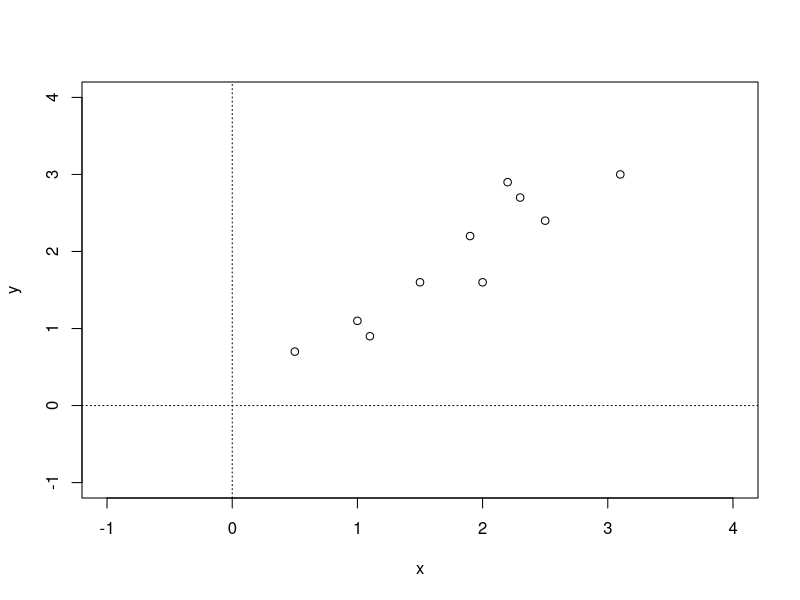
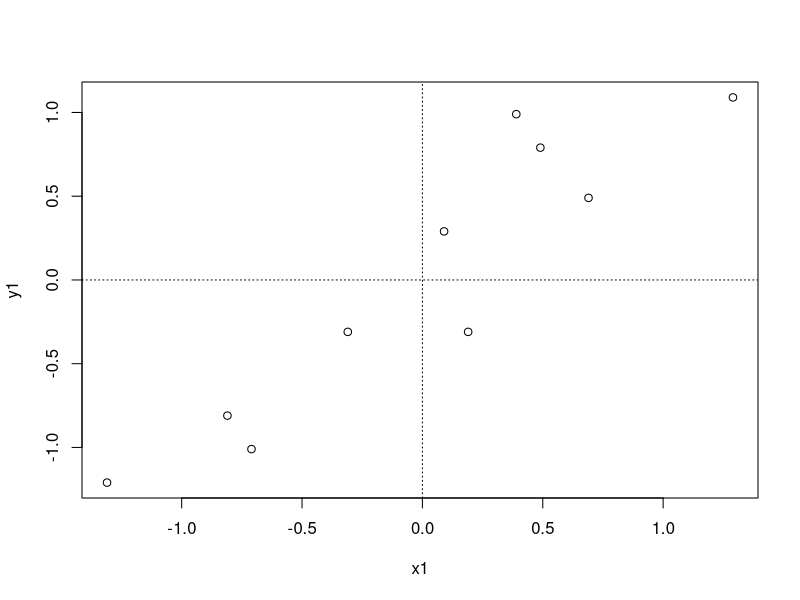
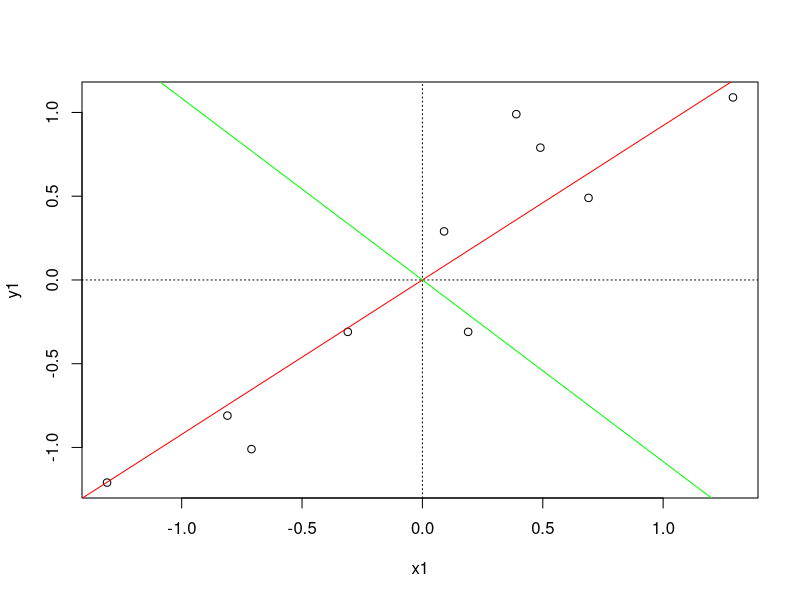
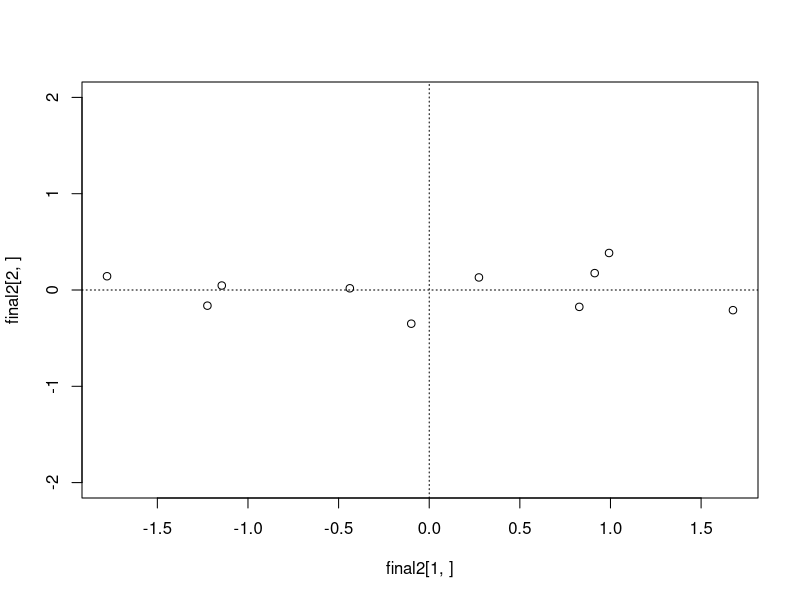
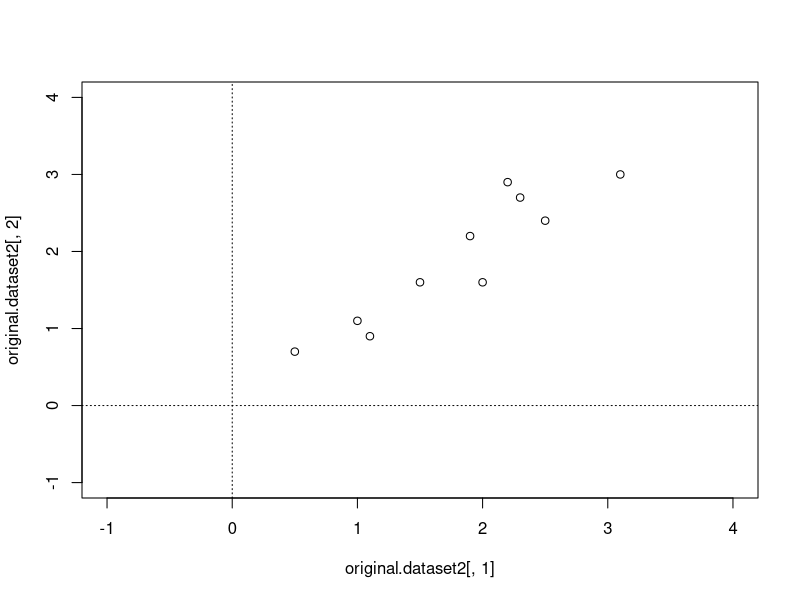
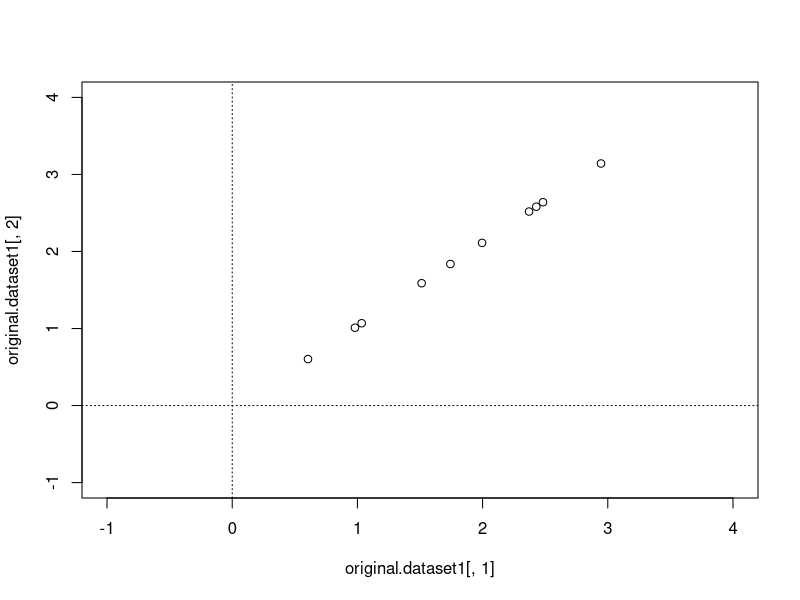
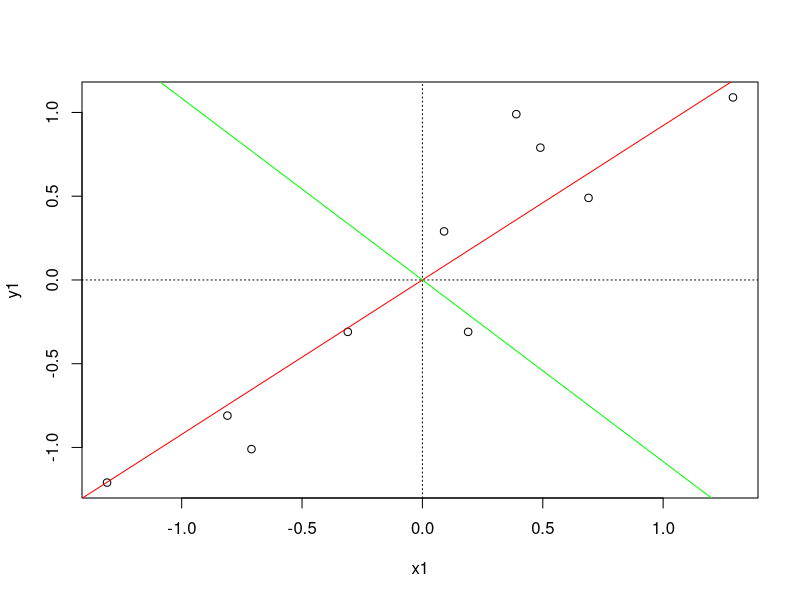
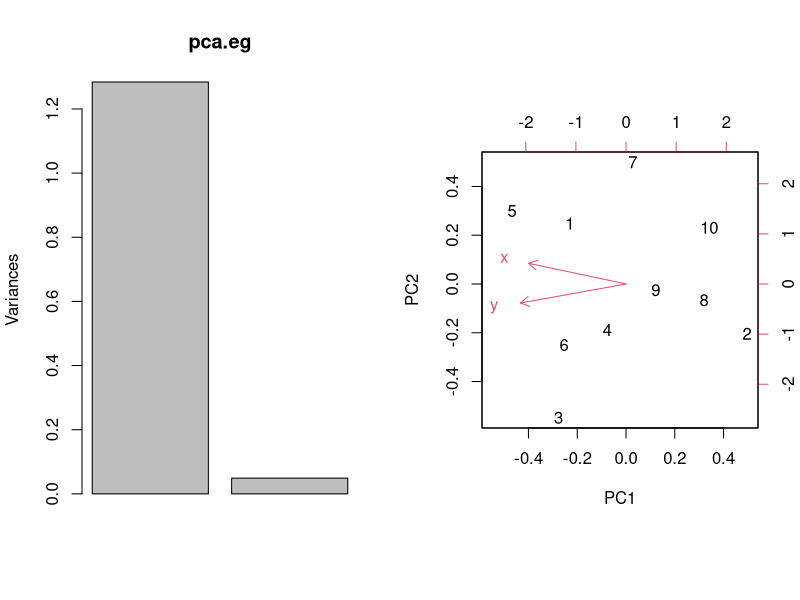

Source code (R) for these figures, in order:
## ---- chunk 1
knitr::opts_chunk$set(echo = TRUE)
## ---- chunk 2
library(stats)
# data
x <- c(2.5,.5,2.2,1.9,3.1,2.3,2,1,1.5,1.1)
y <- c(2.4,0.7,2.9,2.2,3.0,2.7,1.6,1.1,1.6,.9)
plot(x,y, xlim=c(-1,4), ylim=c(-1,4))
abline(h=0,v=0,lty=3)
## ---- chunk 3
x1 <- x - mean(x)
y1 <- y - mean(y)
plot(x1,y1)
abline(h=0,v=0,lty=3)
## ---- chunk 4
m <- matrix(c(x1,y1),ncol=2)
# covariance matrix
cov.m <- cov(m)
cov.m
## ---- chunk 5
cov.eig <- eigen(cov.m)
cov.eig
# verificando ortogonalidad
cov.eig$vectors[,1] %*% cov.eig$vectors[,2]
# visualizacion
plot(x1,y1); abline(h=0,v=0,lty=3)
abline(a=0,b=(cov.eig$vectors[1,1]/cov.eig$vectors[2,1]),col="red")
abline(a=0,b=(cov.eig$vectors[1,2]/cov.eig$vectors[2,2]),col="green")
## ---- chunk 6
# un componente
f.vector1 <- as.matrix(cov.eig$vectors[,1],ncol=1)
f.vector1
# dos componentes
f.vector2 <- as.matrix(cov.eig$vectors[,c(1,2)],ncol=2)
f.vector2
## ---- chunk 7
# vector 1
final1 <- t(f.vector1) %*% t(m)
final1
# vector 2
final2 <- t(f.vector2) %*% t(m)
final2
# nueva matriz de covarianza
cov(t(final2))
## ---- chunk 8
# final1 unidimensional
t(final1) 
# final2 bidimensional
plot(final2[1,],final2[2,],ylim=c(-2,2));abline(h=0,v=0,lty=3)
## ---- chunk 9
# con todos los eigenvectores - recuperacion al 100% (como en final2)
original.dataset2 <- t(f.vector2 %*% final2)
original.dataset2[,1] <- original.dataset2[,1] + mean(x)
original.dataset2[,2] <- original.dataset2[,2] + mean(y)
original.dataset2
plot(original.dataset2[,1],original.dataset2[,2],xlim=c(-1,4),ylim=c(-1,4))
abline(h=0,v=0,lty=3)
## ---- chunk 10
# con solo algunos de los eigenvalores (como en final1)
original.dataset1 <- t(f.vector1 %*% final1)
original.dataset1[,1] <- original.dataset1[,1] + mean(x)
original.dataset1[,2] <- original.dataset1[,2] + mean(y)
original.dataset1
plot(original.dataset1[,1],original.dataset1[,2],xlim=c(-1,4),ylim=c(-1,4))
abline(h=0,v=0,lty=3)
## ---- chunk 11
svd.m <- svd(scale(m))
svd.m$v
pca.m <- prcomp(m,scale=TRUE)
pca.m$rotation
## ---- chunk 12
library(stats)

df = data.frame(x=x, y=y)
df
# prcomp() does the mean centering (option center=TRUE)
# also it scales the variables so that all have unit variance (scale=TRUE). This is necessary if the data has different units (it uses correlation matrix). In this case, the units are the same, and we like to have the same results as above (it uses covariance matrix):
pca.eg <- prcomp(df, scale=FALSE) 
pca.eg
plot(x1,y1); abline(h=0,v=0,lty=3)
abline(a=0,b=(pca.eg$rotation[1,1]/pca.eg$rotation[2,1]),col="red")
abline(a=0,b=(pca.eg$rotation[1,2]/pca.eg$rotation[2,2]),col="green")
summary(pca.eg)
## ---- chunk 13
par(mfrow=c(1,2))
plot(pca.eg)
biplot(pca.eg)
# samples are displayed as points, variables are displayed  as vectors
par(mfrow=c(1,1))
# argument 'tol' receives a value indicating the magnitude below which components should be omitted. (Components are omitted if their standard deviations are less than or equal to tol times the standard deviation of the first component.)
prcomp(df, scale=TRUE, tol=.2) 
## ---- chunk 14
require("kernlab")

data(iris)
test <- sample(1:150,20)

kpc <- kpca(~., data=iris[-test,-5],
            kernel = "rbfdot",
            kpar   = list(sigma=0.2),
            features=2)

head( pcv(kpc) )

plot(rotated(kpc), col=as.integer(iris[-test,5]),
xlab="1st Principal Component",ylab="2nd Principal Component")

emb <- predict(kpc,iris[test,-5])
points(emb, col=as.integer(iris[test,5]))
